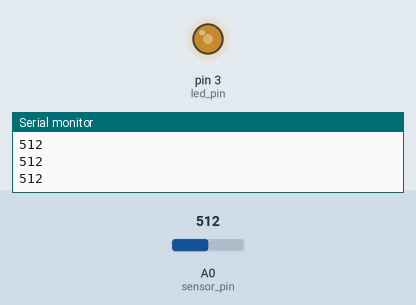
Simulated run of this sketch. Board: Arduino Uno, built with avr-gcc and run on an emulated ATmega328P. Shown: output pins drawn as LEDs (lit = HIGH), the last lines printed to the serial monitor. The test bench sets the inputs (shaded band); at power-on: A0 (sensor_pin) = 512.

Above: at 1.2 s.
1.3 s: A0 (sensor_pin) set to 716
At 2.4 s:
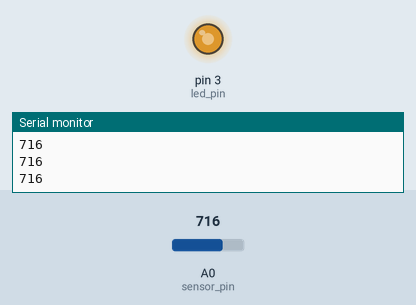
2.8 s: A0 (sensor_pin) set to 900
At 3.8 s:
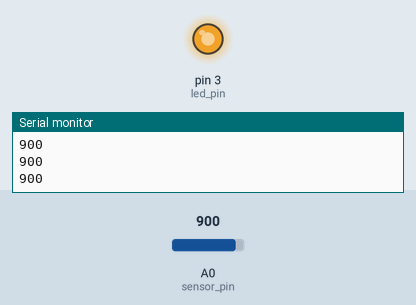
4.3 s: A0 (sensor_pin) set to 122
At 5.1 s:
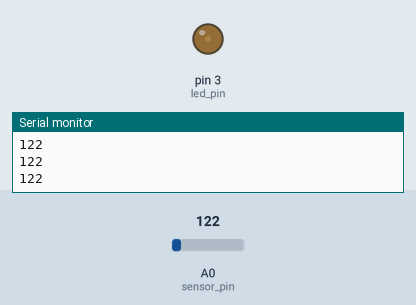
5.8 s: A0 (sensor_pin) set to 0
At 6.4 s:
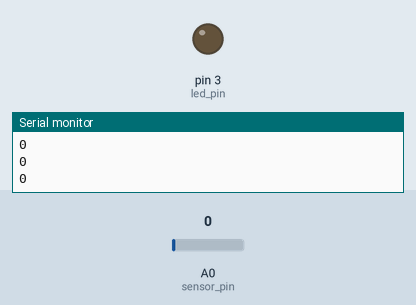
7.3 s: A0 (sensor_pin) set to 511
At 7.7 s:
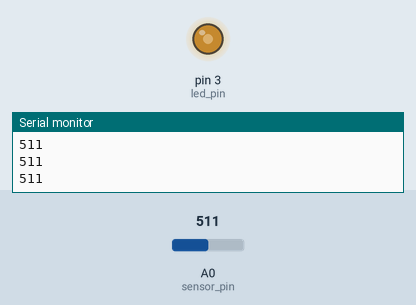
Timing chart, 0 to 9.8 s (numbered marks = the images above; inputs shaded):
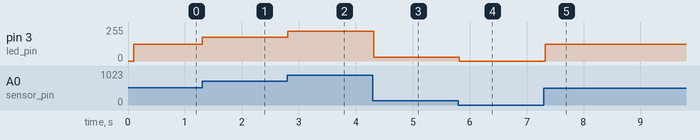

The sketch:

w6.ino
```cpp
// C++ code (slave)
//

// int led_pin = 13;

// void setup()
// {

//   Serial.begin(9600);
//   pinMode(led_pin, OUTPUT);
//   digitalWrite(led_pin, LOW);

// }

// void loop()
// {

//   if (Serial.available() > 0){


//     Serial.println(Serial.available());
//     String read_byte = Serial.readString();
//     read_byte.trim();

//     digitalWrite(led_pin, (read_byte == "on" ? HIGH : LOW));

//     Serial.println(read_byte);
//     Serial.println(Serial.available());
//   }
// }
```

analog.ino
```cpp
// C++ code
//
// int analog_pin = 3;

// int brightness = 255;

// int fade_amount = -5;

// void setup()
// {
//   Serial.begin(9600);
//   pinMode(analog_pin, OUTPUT);
//   digitalWrite(analog_pin, HIGH);
// }

// void loop()
// {

//   if (brightness <= 0 || brightness >= 256){
//     fade_amount = -fade_amount;
//   }
//   brightness = brightness + fade_amount;

//   Serial.println(brightness);

//   analogWrite(analog_pin,  brightness);

//   delay(20);
// }
```

w7.ino
```cpp
// C++ code
// Control LED with potentiometer

const int led_pin = 3;
const int sensor_pin = A0;

void setup()
{

  pinMode(led_pin, OUTPUT);
  pinMode(sensor_pin, INPUT);

  Serial.begin(9600);

  digitalWrite(led_pin, LOW);

}

void loop()
{

  delay(100);

  int sensor_value = analogRead(sensor_pin);

  // sensor_value = sensor_value / 4;

  Serial.println(sensor_value);
  sensor_value = map(sensor_value, 0, 1023, 0, 255);

  analogWrite(led_pin, sensor_value);


}

// sudo chmod a+rw /dev/ttyACM0
```

Measured:
- after the input at 1.3 s, pin 3 (led_pin): 127/255 → 178/255 at once
- after the input at 2.8 s, pin 3 (led_pin): 178/255 → 224/255 at once
- after the input at 4.3 s, pin 3 (led_pin): 224/255 → 30/255 at once
- after the input at 5.8 s, pin 3 (led_pin): 30/255 → 0/255 at once
- after the input at 7.3 s, pin 3 (led_pin): 0/255 → 127/255 at once
